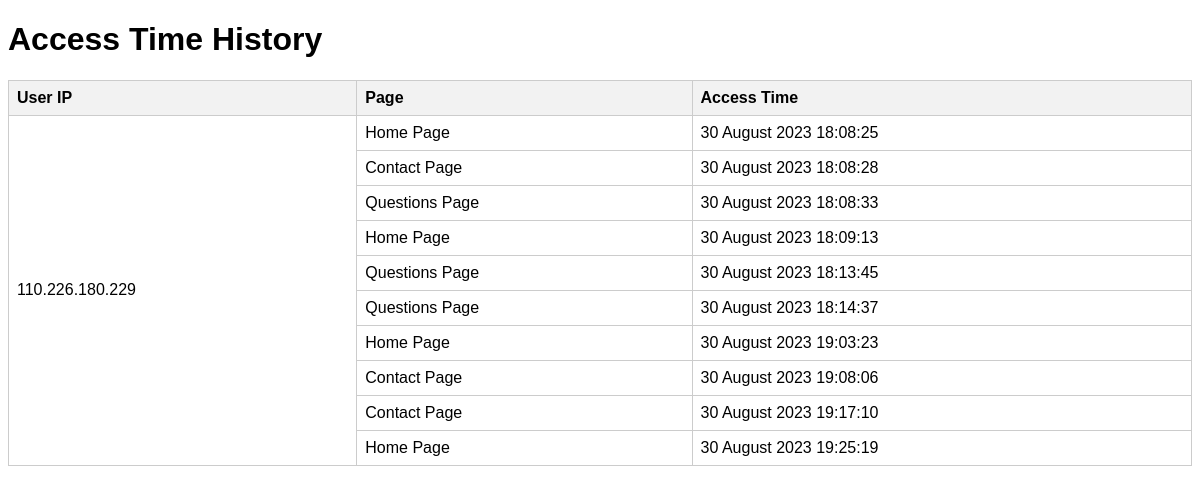
The app's page /time/ with its own data.
### App/models.py (models this page shows, shortened)
class WebInfo(models.Model):
    userIPAddress = models.GenericIPAddressField()
    Website = models.URLField(null=True,blank=True)

class Entry(models.Model):
    Page = models.CharField(null=True,blank=True,max_length=10000)
    AccessTime = models.DateTimeField()
    userIPAddress = models.ForeignKey(WebInfo,null=True,blank=True,on_delete=models.CASCADE)

### App/views.py (the view)
# urls.py: path('time/',views.time,name="T"),
def time(request):
    userip = WebInfo.objects.values_list('userIPAddress',flat=True).distinct()
    a = []
    for i in userip:
        info = WebInfo.objects.get(userIPAddress = i)
        p = Entry.objects.filter(userIPAddress = info).order_by('AccessTime')[:10]
        a.append({'info':info,'p':p})
    context = {'a':a}
    return render(request,'time.html',context)

### template/time.html (shortened to what this page needs)
<!DOCTYPE html>
<html lang="en">
<head>
</head>
<body>
    <h1>Access Time History</h1>
    <table>
        <thead>
            <tr>
                <th>User IP</th>
                <th>Page</th>
                <th>Access Time</th>
            </tr>
        </thead>
        <tbody>
            {% for entry in a %}
            <tr>
                <td rowspan="{{ entry.p.count }}">{{ entry.info.userIPAddress }}</td>
                {% for access in entry.p %}
                <td>{{ access.Page }}</td>
                <td>{{ access.AccessTime|date:"d F Y H:i:s" }}</td>
            </tr>
                {% endfor %}
            {% endfor %}
        </tbody>
    </table>
</body>
</html>

### template/time.html (style rules this page uses)
body { font-family: Arial, sans-serif; }
table { border-collapse: collapse; width: 100%; margin-top: 20px; }
th, td { border: 1px solid #ccc; padding: 8px; text-align: left; }
th { background-color: #f2f2f2; }

### records on screen
WebInfo: info.userIPAddress "110.226.180.229"
Entry: Page "Home Page", AccessTime "30 August 2023 18:08:25"
Entry: Page "Contact Page", AccessTime "30 August 2023 18:08:28"
Entry: Page "Questions Page", AccessTime "30 August 2023 18:08:33"
Entry: Page "Home Page", AccessTime "30 August 2023 18:09:13"
Entry: Page "Questions Page", AccessTime "30 August 2023 18:13:45"
Entry: Page "Questions Page", AccessTime "30 August 2023 18:14:37"
Entry: Page "Home Page", AccessTime "30 August 2023 19:03:23"
Entry: Page "Contact Page", AccessTime "30 August 2023 19:08:06"
Entry: Page "Contact Page", AccessTime "30 August 2023 19:17:10"
Entry: Page "Home Page", AccessTime "30 August 2023 19:25:19"
